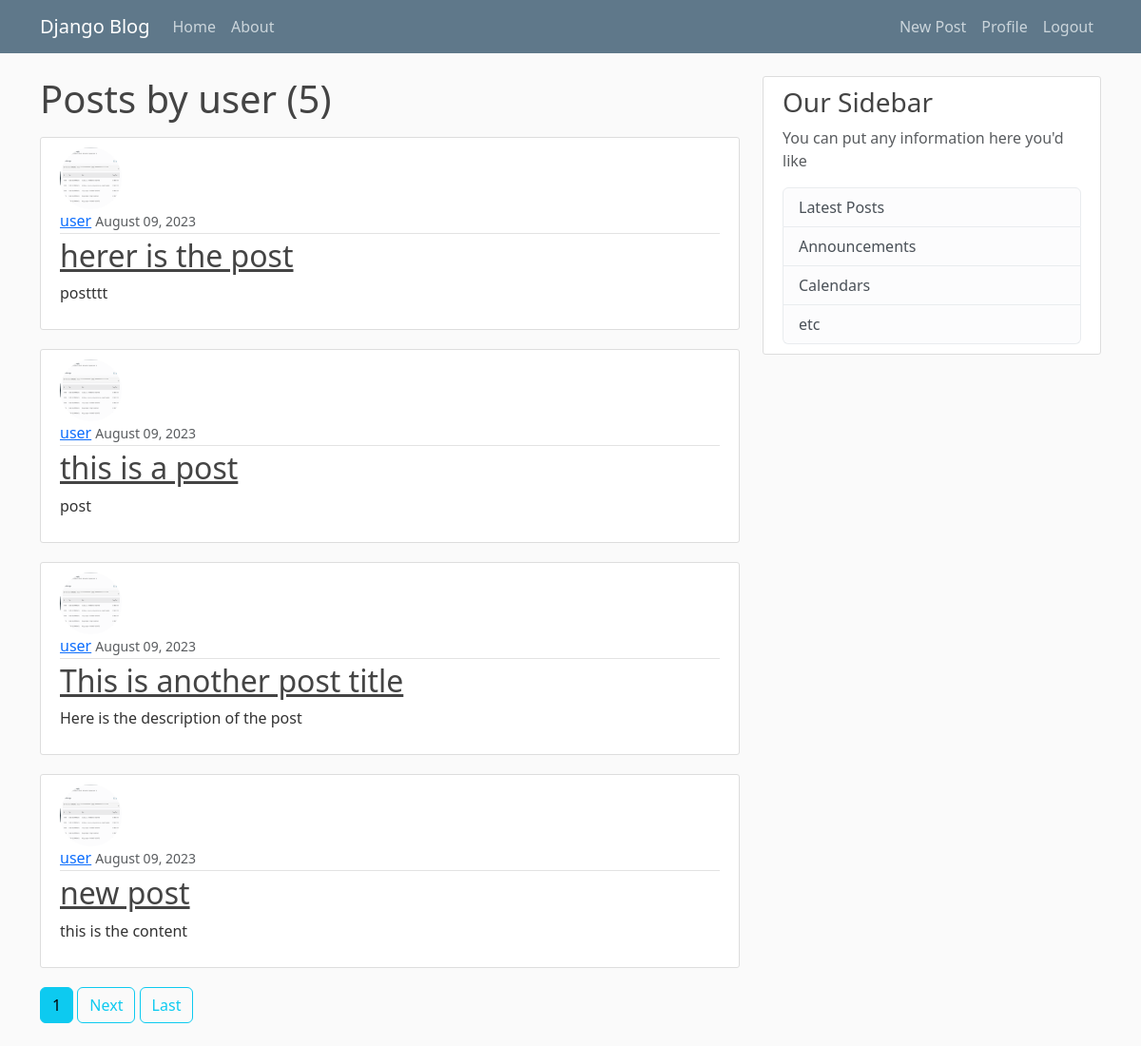
Screenshot of /user/user (signed in) with the database file from the repository.
### blog/models.py (models this page shows, shortened)
class Post(models.Model):
    title = models.CharField(max_length=100)
    content = models.TextField()
    date_posted = models.DateTimeField(default=timezone.now)
    author = models.ForeignKey(User, on_delete=models.CASCADE)

### users/models.py (models this page shows, shortened)
class Profile(models.Model):
    user = models.OneToOneField(User, on_delete=models.CASCADE)
    image = models.ImageField(default='default.jpg', upload_to='profile_pics')

### blog/views.py (the view)
# urls.py: path('user/<str:username>', UserPostListView.as_view(), name='user-posts'),
class UserPostListView(ListView):
    model = Post
    template_name = 'blog/user_posts.html'
    context_object_name = 'posts'
    paginate_by = 4
    def get_queryset(self):
        user = get_object_or_404(User, username=self.kwargs.get('username'))
        return Post.objects.filter(author=user).order_by('-date_posted')

### blog/templates/blog/user_posts.html (shortened to what this page needs)
{% extends "blog/base.html" %}
{% block content %}
<h1 class="mb-3">Posts by {{ view.kwargs.username }} ({{ page_obj.paginator.count }})</h1>
{% for post in posts %}
<article class="media content-section">
  <div class="media-body">
    <img class="rounded-circle article-img" src="{{post.author.profile.image.url}}" alt="">
    <div class="article-metadata">
      <a class="mr-2" href="{% url 'user-posts' post.author.username %}">{{ post.author }}</a>
      <small class="text-muted">{{ post.date_posted|date:"F d, Y" }}</small>
    </div>
    <h2><a class="article-title" href="{% url 'post-detail' post.id %}">{{ post.title }}</a></h2>
    <p class="article-content">{{ post.content }}</p>
  </div>
</article>
{% endfor%}
{% if is_paginated %}
  {% for num in page_obj.paginator.page_range %}
    {% if page_obj.number == num %}
    <a class="btn btn-info mb-4" href="?page={{num}}">{{num}}</a>
    {% elif num > page_obj.numer|add:'-3' and num < page_obj.numer|add:'3' %}
    <a class="btn btn-outline-info mb-4" href="?page={{num}}">{{num}}</a>
    {% endif%}
  {% endfor %}
  {% if page_obj.has_next %}
    <a class="btn btn-outline-info mb-4" href="?page={{page_obj.next_page_number}}">Next</a>
    <a class="btn btn-outline-info mb-4" href="?page={{ page_obj.num_pages}}">Last</a>
  {% endif %}
{% endif%}
{% endblock content %}

### blog/static/blog/main.css (style rules this page uses)
body { background: #fafafa; color: #333333; margin-top: 5rem; }
h1, h2, h3, h4, h5, h6 { color: #444444; }
.content-section { background: #ffffff; padding: 10px 20px; border: 1px solid #dddddd; border-radius: 3px; margin-bottom: 20px; }
.article-title { color: #444444; }
.article-content { white-space: pre-line; }
.article-img { height: 65px; width: 65px; margin-right: 16px; }
.article-metadata { padding-bottom: 1px; margin-bottom: 4px; border-bottom: 1px solid #e3e3e3 }

### rows the page displays
Post: author.profile.image (picture), author "user", date_posted "August 09, 2023", title "herer is the post", content "postttt"
Post: author.profile.image (picture), author "user", date_posted "August 09, 2023", title "this is a post", content "post"
Post: author.profile.image (picture), author "user", date_posted "August 09, 2023", title "This is another post title", content "Here is the description of the post"
Post: author.profile.image (picture), author "user", date_posted "August 09, 2023", title "new post", content "this is the content"

### other values shown
{{ view.kwargs.username }} "user"
{{ page_obj.paginator.count }} "5"
{{ num }} "1"
